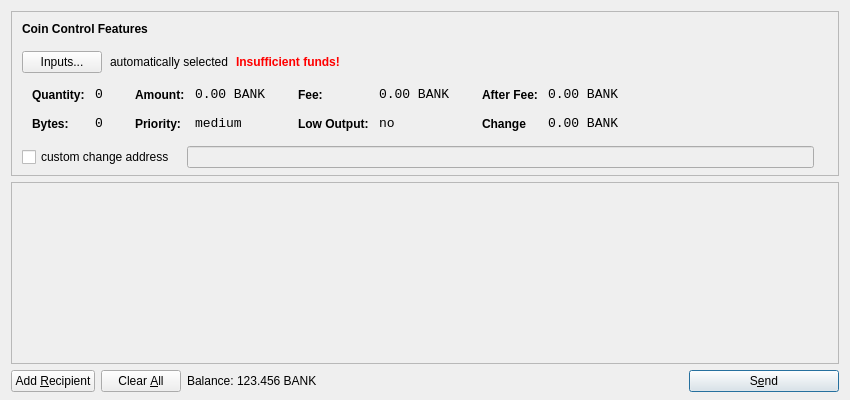
<?xml version="1.0" encoding="UTF-8"?>
<ui version="4.0">
 <class>SendCoinsDialog</class>
 <widget class="QDialog" name="SendCoinsDialog">
  <property name="geometry">
   <rect>
    <x>0</x>
    <y>0</y>
    <width>850</width>
    <height>400</height>
   </rect>
  </property>
  <property name="windowTitle">
   <string>Send Coins</string>
  </property>
  <layout class="QVBoxLayout" name="verticalLayout" stretch="0,1,0">
   <property name="bottomMargin">
    <number>8</number>
   </property>
   <item>
    <widget class="QFrame" name="frameCoinControl">
     <property name="sizePolicy">
      <sizepolicy hsizetype="Expanding" vsizetype="Expanding">
       <horstretch>0</horstretch>
       <verstretch>0</verstretch>
      </sizepolicy>
     </property>
     <property name="maximumSize">
      <size>
       <width>16777215</width>
       <height>16777215</height>
      </size>
     </property>
     <property name="frameShape">
      <enum>QFrame::StyledPanel</enum>
     </property>
     <property name="frameShadow">
      <enum>QFrame::Sunken</enum>
     </property>
     <layout class="QVBoxLayout" name="verticalLayoutCoinControl2">
      <property name="spacing">
       <number>-1</number>
      </property>
      <property name="leftMargin">
       <number>0</number>
      </property>
      <property name="topMargin">
       <number>0</number>
      </property>
      <property name="rightMargin">
       <number>0</number>
      </property>
      <property name="bottomMargin">
       <number>6</number>
      </property>
      <item>
       <layout class="QVBoxLayout" name="verticalLayoutCoinControl" stretch="0,0,0,0,1">
        <property name="spacing">
         <number>0</number>
        </property>
        <property name="leftMargin">
         <number>10</number>
        </property>
        <property name="topMargin">
         <number>10</number>
        </property>
        <item>
         <layout class="QHBoxLayout" name="horizontalLayoutCoinControl1">
          <property name="bottomMargin">
           <number>15</number>
          </property>
          <item>
           <widget class="QLabel" name="labelCoinControlFeatures">
            <property name="sizePolicy">
             <sizepolicy hsizetype="Preferred" vsizetype="Maximum">
              <horstretch>0</horstretch>
              <verstretch>0</verstretch>
             </sizepolicy>
            </property>
            <property name="font">
             <font>
              <weight>75</weight>
              <bold>true</bold>
             </font>
            </property>
            <property name="styleSheet">
             <string notr="true">font-weight:bold;</string>
            </property>
            <property name="text">
             <string>Coin Control Features</string>
            </property>
           </widget>
          </item>
         </layout>
        </item>
        <item>
         <layout class="QHBoxLayout" name="horizontalLayoutCoinControl2" stretch="0,0,0,0">
          <property name="spacing">
           <number>8</number>
          </property>
          <property name="bottomMargin">
           <number>10</number>
          </property>
          <item>
           <widget class="QPushButton" name="pushButtonCoinControl">
            <property name="styleSheet">
             <string notr="true"/>
            </property>
            <property name="text">
             <string>Inputs...</string>
            </property>
           </widget>
          </item>
          <item>
           <widget class="QLabel" name="labelCoinControlAutomaticallySelected">
            <property name="text">
             <string>automatically selected</string>
            </property>
            <property name="margin">
             <number>5</number>
            </property>
           </widget>
          </item>
          <item>
           <widget class="QLabel" name="labelCoinControlInsuffFunds">
            <property name="font">
             <font>
              <weight>75</weight>
              <bold>true</bold>
             </font>
            </property>
            <property name="styleSheet">
             <string notr="true">color:red;font-weight:bold;</string>
            </property>
            <property name="text">
             <string>Insufficient funds!</string>
            </property>
            <property name="margin">
             <number>5</number>
            </property>
           </widget>
          </item>
          <item>
           <spacer name="horizontalSpacerCoinControl">
            <property name="orientation">
             <enum>Qt::Horizontal</enum>
            </property>
            <property name="sizeHint" stdset="0">
             <size>
              <width>40</width>
              <height>1</height>
             </size>
            </property>
           </spacer>
          </item>
         </layout>
        </item>
        <item>
         <widget class="QWidget" name="widgetCoinControl" native="true">
          <property name="sizePolicy">
           <sizepolicy hsizetype="Preferred" vsizetype="Preferred">
            <horstretch>0</horstretch>
            <verstretch>0</verstretch>
           </sizepolicy>
          </property>
          <property name="minimumSize">
           <size>
            <width>0</width>
            <height>0</height>
           </size>
          </property>
          <property name="styleSheet">
           <string notr="true"/>
          </property>
          <layout class="QHBoxLayout" name="horizontalLayoutCoinControl5">
           <property name="margin">
            <number>0</number>
           </property>
           <item>
            <layout class="QHBoxLayout" name="horizontalLayoutCoinControl3" stretch="0,0,0,1">
             <property name="spacing">
              <number>20</number>
             </property>
             <property name="topMargin">
              <number>0</number>
             </property>
             <property name="bottomMargin">
              <number>10</number>
             </property>
             <item>
              <layout class="QFormLayout" name="formLayoutCoinControl1">
               <property name="horizontalSpacing">
                <number>10</number>
               </property>
               <property name="verticalSpacing">
                <number>14</number>
               </property>
               <property name="leftMargin">
                <number>10</number>
               </property>
               <property name="topMargin">
                <number>4</number>
               </property>
               <property name="rightMargin">
                <number>6</number>
               </property>
               <item row="0" column="0">
                <widget class="QLabel" name="labelCoinControlQuantityText">
                 <property name="styleSheet">
                  <string notr="true">font-weight:bold;</string>
                 </property>
                 <property name="text">
                  <string>Quantity:</string>
                 </property>
                 <property name="margin">
                  <number>0</number>
                 </property>
                </widget>
               </item>
               <item row="0" column="1">
                <widget class="QLabel" name="labelCoinControlQuantity">
                 <property name="font">
                  <font>
                   <family>Monospace</family>
                   <pointsize>10</pointsize>
                  </font>
                 </property>
                 <property name="cursor">
                  <cursorShape>IBeamCursor</cursorShape>
                 </property>
                 <property name="contextMenuPolicy">
                  <enum>Qt::ActionsContextMenu</enum>
                 </property>
                 <property name="text">
                  <string>0</string>
                 </property>
                 <property name="margin">
                  <number>0</number>
                 </property>
                 <property name="textInteractionFlags">
                  <set>Qt::LinksAccessibleByMouse|Qt::TextSelectableByKeyboard|Qt::TextSelectableByMouse</set>
                 </property>
                </widget>
               </item>
               <item row="1" column="0">
                <widget class="QLabel" name="labelCoinControlBytesText">
                 <property name="styleSheet">
                  <string notr="true">font-weight:bold;</string>
                 </property>
                 <property name="text">
                  <string>Bytes:</string>
                 </property>
                </widget>
               </item>
               <item row="1" column="1">
                <widget class="QLabel" name="labelCoinControlBytes">
                 <property name="font">
                  <font>
                   <family>Monospace</family>
                   <pointsize>10</pointsize>
                  </font>
                 </property>
                 <property name="cursor">
                  <cursorShape>IBeamCursor</cursorShape>
                 </property>
                 <property name="contextMenuPolicy">
                  <enum>Qt::ActionsContextMenu</enum>
                 </property>
                 <property name="text">
                  <string>0</string>
                 </property>
                 <property name="textInteractionFlags">
                  <set>Qt::LinksAccessibleByMouse|Qt::TextSelectableByKeyboard|Qt::TextSelectableByMouse</set>
                 </property>
                </widget>
               </item>
              </layout>
             </item>
             <item>
              <layout class="QFormLayout" name="formLayoutCoinControl2">
               <property name="horizontalSpacing">
                <number>10</number>
               </property>
               <property name="verticalSpacing">
                <number>14</number>
               </property>
               <property name="leftMargin">
                <number>6</number>
               </property>
               <property name="topMargin">
                <number>4</number>
               </property>
               <property name="rightMargin">
                <number>6</number>
               </property>
               <item row="0" column="0">
                <widget class="QLabel" name="labelCoinControlAmountText">
                 <property name="styleSheet">
                  <string notr="true">font-weight:bold;</string>
                 </property>
                 <property name="text">
                  <string>Amount:</string>
                 </property>
                 <property name="margin">
                  <number>0</number>
                 </property>
                </widget>
               </item>
               <item row="0" column="1">
                <widget class="QLabel" name="labelCoinControlAmount">
                 <property name="font">
                  <font>
                   <family>Monospace</family>
                   <pointsize>10</pointsize>
                  </font>
                 </property>
                 <property name="cursor">
                  <cursorShape>IBeamCursor</cursorShape>
                 </property>
                 <property name="contextMenuPolicy">
                  <enum>Qt::ActionsContextMenu</enum>
                 </property>
                 <property name="text">
                  <string>0.00 BANK</string>
                 </property>
                 <property name="textInteractionFlags">
                  <set>Qt::LinksAccessibleByMouse|Qt::TextSelectableByKeyboard|Qt::TextSelectableByMouse</set>
                 </property>
                </widget>
               </item>
               <item row="1" column="0">
                <widget class="QLabel" name="labelCoinControlPriorityText">
                 <property name="styleSheet">
                  <string notr="true">font-weight:bold;</string>
                 </property>
                 <property name="text">
                  <string>Priority:</string>
                 </property>
                </widget>
               </item>
               <item row="1" column="1">
                <widget class="QLabel" name="labelCoinControlPriority">
                 <property name="font">
                  <font>
                   <family>Monospace</family>
                   <pointsize>10</pointsize>
                  </font>
                 </property>
                 <property name="cursor">
                  <cursorShape>IBeamCursor</cursorShape>
                 </property>
                 <property name="contextMenuPolicy">
                  <enum>Qt::ActionsContextMenu</enum>
                 </property>
                 <property name="text">
                  <string>medium</string>
                 </property>
                 <property name="textInteractionFlags">
                  <set>Qt::LinksAccessibleByMouse|Qt::TextSelectableByKeyboard|Qt::TextSelectableByMouse</set>
                 </property>
                </widget>
               </item>
              </layout>
             </item>
             <item>
              <layout class="QFormLayout" name="formLayoutCoinControl3">
               <property name="horizontalSpacing">
                <number>10</number>
               </property>
               <property name="verticalSpacing">
                <number>14</number>
               </property>
               <property name="leftMargin">
                <number>6</number>
               </property>
               <property name="topMargin">
                <number>4</number>
               </property>
               <property name="rightMargin">
                <number>6</number>
               </property>
               <item row="0" column="0">
                <widget class="QLabel" name="labelCoinControlFeeText">
                 <property name="styleSheet">
                  <string notr="true">font-weight:bold;</string>
                 </property>
                 <property name="text">
                  <string>Fee:</string>
                 </property>
                 <property name="margin">
                  <number>0</number>
                 </property>
                </widget>
               </item>
               <item row="0" column="1">
                <widget class="QLabel" name="labelCoinControlFee">
                 <property name="font">
                  <font>
                   <family>Monospace</family>
                   <pointsize>10</pointsize>
                  </font>
                 </property>
                 <property name="cursor">
                  <cursorShape>IBeamCursor</cursorShape>
                 </property>
                 <property name="contextMenuPolicy">
                  <enum>Qt::ActionsContextMenu</enum>
                 </property>
                 <property name="text">
                  <string>0.00 BANK</string>
                 </property>
                 <property name="textInteractionFlags">
                  <set>Qt::LinksAccessibleByMouse|Qt::TextSelectableByKeyboard|Qt::TextSelectableByMouse</set>
                 </property>
                </widget>
               </item>
               <item row="1" column="0">
                <widget class="QLabel" name="labelCoinControlLowOutputText">
                 <property name="styleSheet">
                  <string notr="true">font-weight:bold;</string>
                 </property>
                 <property name="text">
                  <string>Low Output:</string>
                 </property>
                </widget>
               </item>
               <item row="1" column="1">
                <widget class="QLabel" name="labelCoinControlLowOutput">
                 <property name="font">
                  <font>
                   <family>Monospace</family>
                   <pointsize>10</pointsize>
                  </font>
                 </property>
                 <property name="cursor">
                  <cursorShape>IBeamCursor</cursorShape>
                 </property>
                 <property name="contextMenuPolicy">
                  <enum>Qt::ActionsContextMenu</enum>
                 </property>
                 <property name="text">
                  <string>no</string>
                 </property>
                 <property name="textInteractionFlags">
                  <set>Qt::LinksAccessibleByMouse|Qt::TextSelectableByKeyboard|Qt::TextSelectableByMouse</set>
                 </property>
                </widget>
               </item>
              </layout>
             </item>
             <item>
              <layout class="QFormLayout" name="formLayoutCoinControl4">
               <property name="horizontalSpacing">
                <number>10</number>
               </property>
               <property name="verticalSpacing">
                <number>14</number>
               </property>
               <property name="leftMargin">
                <number>6</number>
               </property>
               <property name="topMargin">
                <number>4</number>
               </property>
               <property name="rightMargin">
                <number>6</number>
               </property>
               <item row="0" column="0">
                <widget class="QLabel" name="labelCoinControlAfterFeeText">
                 <property name="styleSheet">
                  <string notr="true">font-weight:bold;</string>
                 </property>
                 <property name="text">
                  <string>After Fee:</string>
                 </property>
                 <property name="margin">
                  <number>0</number>
                 </property>
                </widget>
               </item>
               <item row="0" column="1">
                <widget class="QLabel" name="labelCoinControlAfterFee">
                 <property name="font">
                  <font>
                   <family>Monospace</family>
                   <pointsize>10</pointsize>
                  </font>
                 </property>
                 <property name="cursor">
                  <cursorShape>IBeamCursor</cursorShape>
                 </property>
                 <property name="contextMenuPolicy">
                  <enum>Qt::ActionsContextMenu</enum>
                 </property>
                 <property name="text">
                  <string>0.00 BANK</string>
                 </property>
                 <property name="textInteractionFlags">
                  <set>Qt::LinksAccessibleByMouse|Qt::TextSelectableByKeyboard|Qt::TextSelectableByMouse</set>
                 </property>
                </widget>
               </item>
               <item row="1" column="0">
                <widget class="QLabel" name="labelCoinControlChangeText">
                 <property name="styleSheet">
                  <string notr="true">font-weight:bold;</string>
                 </property>
                 <property name="text">
                  <string>Change</string>
                 </property>
                </widget>
               </item>
               <item row="1" column="1">
                <widget class="QLabel" name="labelCoinControlChange">
                 <property name="font">
                  <font>
                   <family>Monospace</family>
                   <pointsize>10</pointsize>
                  </font>
                 </property>
                 <property name="cursor">
                  <cursorShape>IBeamCursor</cursorShape>
                 </property>
                 <property name="contextMenuPolicy">
                  <enum>Qt::ActionsContextMenu</enum>
                 </property>
                 <property name="text">
                  <string>0.00 BANK</string>
                 </property>
                 <property name="textInteractionFlags">
                  <set>Qt::LinksAccessibleByMouse|Qt::TextSelectableByKeyboard|Qt::TextSelectableByMouse</set>
                 </property>
                </widget>
               </item>
              </layout>
             </item>
            </layout>
           </item>
          </layout>
         </widget>
        </item>
        <item>
         <layout class="QHBoxLayout" name="horizontalLayoutCoinControl4" stretch="0,0,0">
          <property name="spacing">
           <number>12</number>
          </property>
          <property name="sizeConstraint">
           <enum>QLayout::SetDefaultConstraint</enum>
          </property>
          <property name="topMargin">
           <number>5</number>
          </property>
          <property name="rightMargin">
           <number>5</number>
          </property>
          <item>
           <widget class="QCheckBox" name="checkBoxCoinControlChange">
            <property name="text">
             <string>custom change address</string>
            </property>
           </widget>
          </item>
          <item>
           <widget class="QLineEdit" name="lineEditCoinControlChange">
            <property name="enabled">
             <bool>false</bool>
            </property>
            <property name="sizePolicy">
             <sizepolicy hsizetype="Expanding" vsizetype="Fixed">
              <horstretch>0</horstretch>
              <verstretch>0</verstretch>
             </sizepolicy>
            </property>
           </widget>
          </item>
          <item>
           <widget class="QLabel" name="labelCoinControlChangeLabel">
            <property name="sizePolicy">
             <sizepolicy hsizetype="Preferred" vsizetype="Expanding">
              <horstretch>0</horstretch>
              <verstretch>0</verstretch>
             </sizepolicy>
            </property>
            <property name="minimumSize">
             <size>
              <width>0</width>
              <height>0</height>
             </size>
            </property>
            <property name="text">
             <string/>
            </property>
            <property name="margin">
             <number>3</number>
            </property>
           </widget>
          </item>
         </layout>
        </item>
        <item>
         <spacer name="verticalSpacerCoinControl">
          <property name="orientation">
           <enum>Qt::Vertical</enum>
          </property>
          <property name="sizeHint" stdset="0">
           <size>
            <width>800</width>
            <height>1</height>
           </size>
          </property>
         </spacer>
        </item>
       </layout>
      </item>
     </layout>
    </widget>
   </item>
   <item>
    <widget class="QScrollArea" name="scrollArea">
     <property name="widgetResizable">
      <bool>true</bool>
     </property>
     <widget class="QWidget" name="scrollAreaWidgetContents">
      <property name="geometry">
       <rect>
        <x>0</x>
        <y>0</y>
        <width>830</width>
        <height>165</height>
       </rect>
      </property>
      <layout class="QVBoxLayout" name="verticalLayout_2">
       <property name="margin">
        <number>0</number>
       </property>
       <item>
        <layout class="QVBoxLayout" name="entries">
         <property name="spacing">
          <number>6</number>
         </property>
        </layout>
       </item>
       <item>
        <spacer name="verticalSpacer">
         <property name="orientation">
          <enum>Qt::Vertical</enum>
         </property>
         <property name="sizeHint" stdset="0">
          <size>
           <width>20</width>
           <height>40</height>
          </size>
         </property>
        </spacer>
       </item>
      </layout>
     </widget>
    </widget>
   </item>
   <item>
    <layout class="QHBoxLayout" name="horizontalLayout">
     <item>
      <widget class="QPushButton" name="addButton">
       <property name="toolTip">
        <string>Send to multiple recipients at once</string>
       </property>
       <property name="text">
        <string>Add &amp;Recipient</string>
       </property>
       <property name="icon">
        <iconset resource="../bitcoin.qrc">
         <normaloff>:/icons/add</normaloff>:/icons/add</iconset>
       </property>
       <property name="autoDefault">
        <bool>false</bool>
       </property>
      </widget>
     </item>
     <item>
      <widget class="QPushButton" name="clearButton">
       <property name="sizePolicy">
        <sizepolicy hsizetype="Minimum" vsizetype="Fixed">
         <horstretch>0</horstretch>
         <verstretch>0</verstretch>
        </sizepolicy>
       </property>
       <property name="toolTip">
        <string>Remove all transaction fields</string>
       </property>
       <property name="text">
        <string>Clear &amp;All</string>
       </property>
       <property name="icon">
        <iconset resource="../bitcoin.qrc">
         <normaloff>:/icons/remove</normaloff>:/icons/remove</iconset>
       </property>
       <property name="autoRepeatDelay">
        <number>300</number>
       </property>
       <property name="autoDefault">
        <bool>false</bool>
       </property>
      </widget>
     </item>
     <item>
      <layout class="QHBoxLayout" name="horizontalLayout_2">
       <property name="spacing">
        <number>3</number>
       </property>
       <item>
        <widget class="QLabel" name="label">
         <property name="sizePolicy">
          <sizepolicy hsizetype="Preferred" vsizetype="Fixed">
           <horstretch>0</horstretch>
           <verstretch>0</verstretch>
          </sizepolicy>
         </property>
         <property name="text">
          <string>Balance:</string>
         </property>
        </widget>
       </item>
       <item>
        <widget class="QLabel" name="labelBalance">
         <property name="sizePolicy">
          <sizepolicy hsizetype="Preferred" vsizetype="Fixed">
           <horstretch>0</horstretch>
           <verstretch>0</verstretch>
          </sizepolicy>
         </property>
         <property name="cursor">
          <cursorShape>IBeamCursor</cursorShape>
         </property>
         <property name="text">
          <string>123.456 BANK</string>
         </property>
         <property name="textInteractionFlags">
          <set>Qt::LinksAccessibleByMouse|Qt::TextSelectableByKeyboard|Qt::TextSelectableByMouse</set>
         </property>
        </widget>
       </item>
      </layout>
     </item>
     <item>
      <spacer name="horizontalSpacer">
       <property name="orientation">
        <enum>Qt::Horizontal</enum>
       </property>
       <property name="sizeHint" stdset="0">
        <size>
         <width>40</width>
         <height>20</height>
        </size>
       </property>
      </spacer>
     </item>
     <item>
      <widget class="QPushButton" name="sendButton">
       <property name="minimumSize">
        <size>
         <width>150</width>
         <height>0</height>
        </size>
       </property>
       <property name="toolTip">
        <string>Confirm the send action</string>
       </property>
       <property name="text">
        <string>S&amp;end</string>
       </property>
       <property name="icon">
        <iconset resource="../bitcoin.qrc">
         <normaloff>:/icons/send</normaloff>:/icons/send</iconset>
       </property>
       <property name="default">
        <bool>true</bool>
       </property>
      </widget>
     </item>
    </layout>
   </item>
  </layout>
 </widget>
 <resources>
  <include location="../bitcoin.qrc"/>
 </resources>
 <connections/>
</ui>
